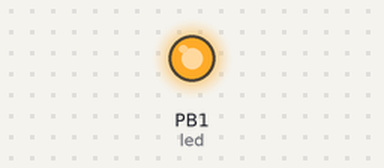
Recording of a sketch running on a simulated ATtiny85, built with avr-gcc and run on an emulated ATtiny85. On the bench: output pins drawn as LEDs (lit = HIGH).

Above: at 5.0 s.
At 15.0 s:
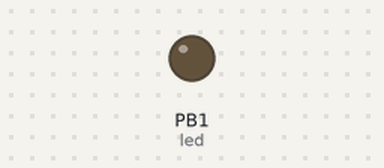
Timing chart, 0 to 26.0 s (numbered marks = the images above):
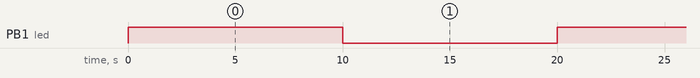

Measured:
- by itself, PB1 (led): alternates HIGH for 10.0 s and LOW for 10.0 s

The sketch:

capsLock.ino
```cpp
// DigiSpark program to toggle CAPS LOCK on and off.
// LED state change just indicates the the program is running
// state of CAPS Lock depends on intital state
// May need to put a loop counter in to run DigiKeyboard.update() every now and then
// supposed issue with the USB device disconnecting but have yet to see it
// but haven't really tested it :)


#include "DigiKeyboard.h"

int led = 1;  // may need to change depending on board model
int intial_wait = 10000;  // initial toggle delay (10 seconds).
int second_wait = 10000;  // delay between toggles (10 seconds).

void setup() {
  pinMode(led, OUTPUT);
  DigiKeyboard.update();
}

void loop() {
  DigiKeyboard.sendKeyStroke(57);
  digitalWrite(led, 1);
  delay(intial_wait);
  DigiKeyboard.sendKeyStroke(57);
  digitalWrite(led, 0);
  delay(second_wait);
}
```
